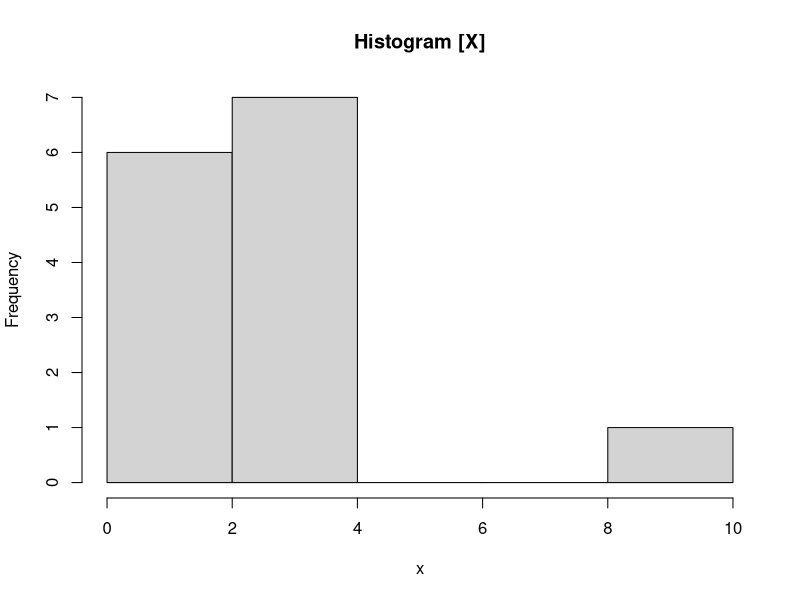
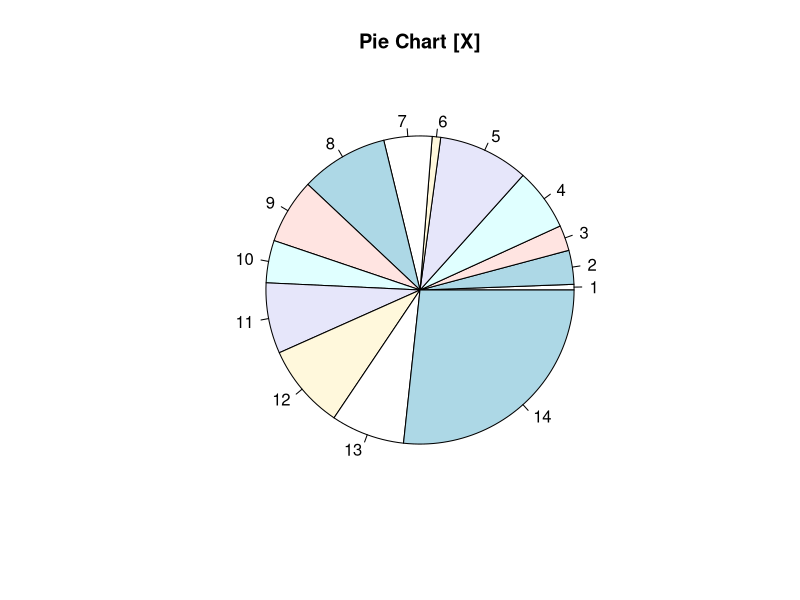
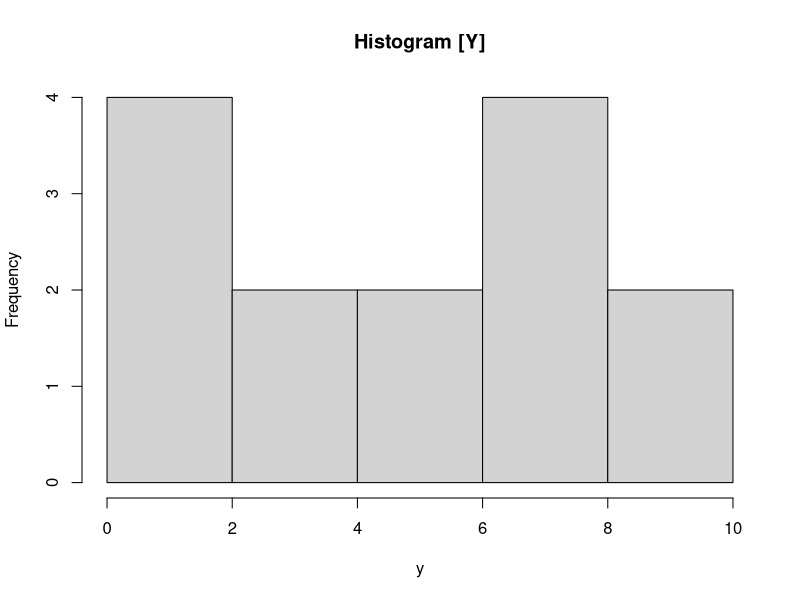
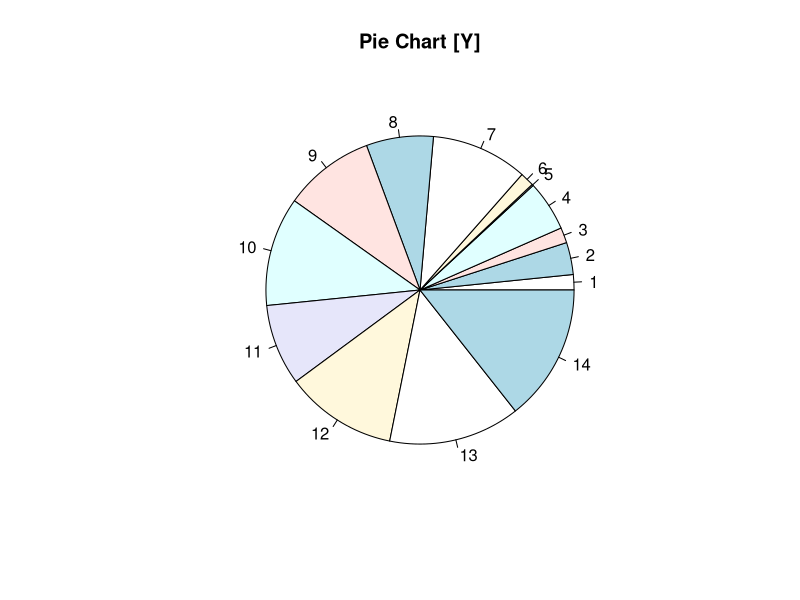
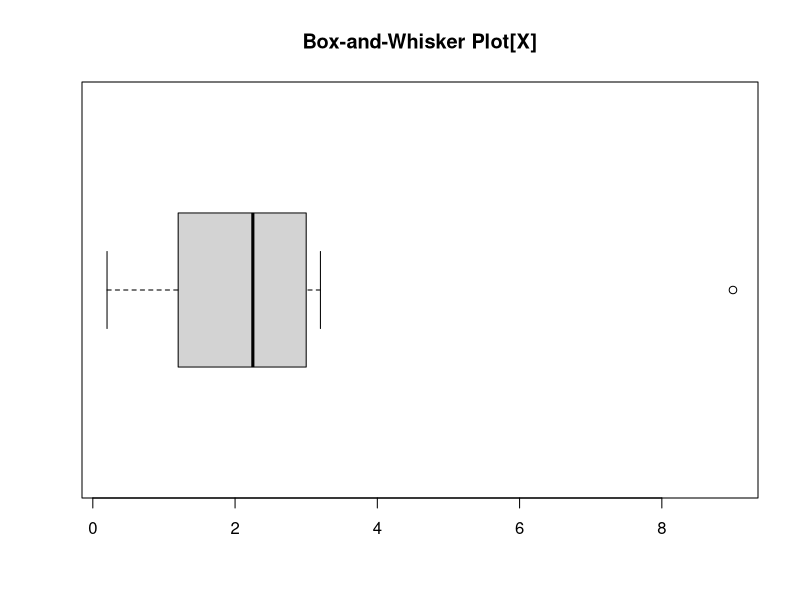
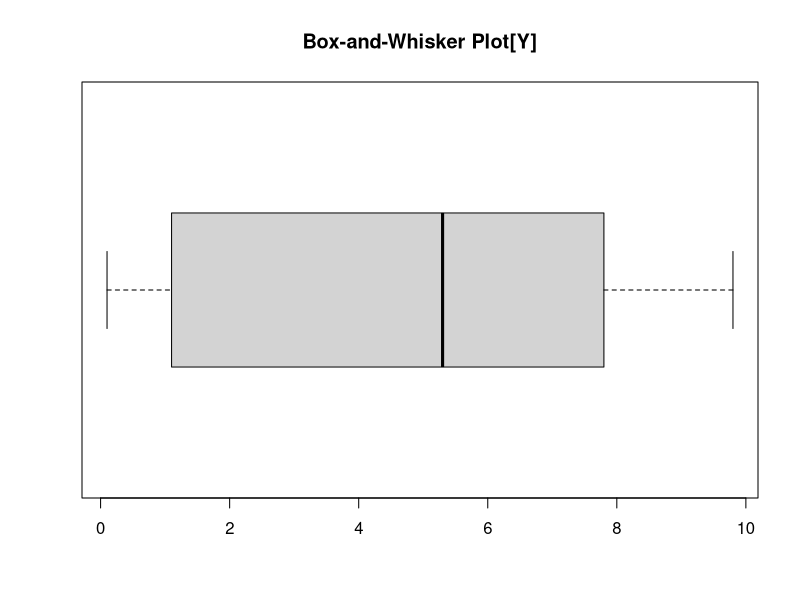
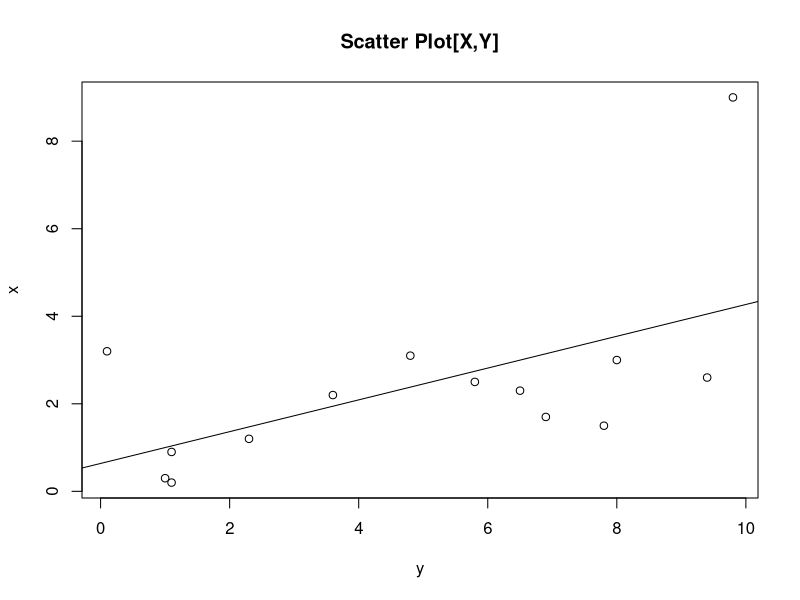
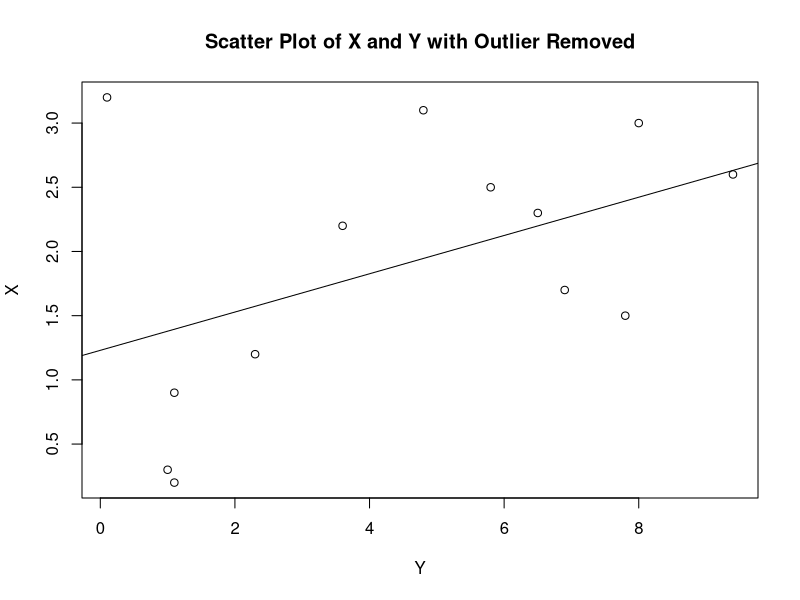

These figures' R source, in order:
## ---- chunk 1
knitr::opts_chunk$set(echo = FALSE)
## ---- chunk 2
x = c(0.2, 1.2, 0.9, 2.2, 3.2, 0.3, 1.7, 3.1, 2.3, 1.5, 2.5, 3.0, 2.6, 9.0)
hist(x, main = "Histogram [X]")
pie(x, main = "Pie Chart [X]")
## ---- chunk 3
y = c(1.1, 2.3, 1.1, 3.6, 0.1, 1.0, 6.9, 4.8, 6.5, 7.8, 5.8, 8.0, 9.4, 9.8)
hist(y, main = "Histogram [Y]")
pie(y, main = "Pie Chart [Y]")
## ---- chunk 4
boxplot(x,main="Box-and-Whisker Plot[X]", horizontal = T)
boxplot(y,main="Box-and-Whisker Plot[Y]", horizontal = T)
## ---- chunk 5
summary(x)
## ---- chunk 6
var(x)
## ---- chunk 7
boxplot(x,plot = F)$out
## ---- chunk 8
summary(y)
## ---- chunk 9
var(y)
## ---- chunk 10
boxplot(y,plot = F)$out
## ---- chunk 11
plot(x~y,main = "Scatter Plot[X,Y]")
fm1 = lm(x~y)
abline(fm1)
## ---- chunk 12
cor(x,y)
## ---- chunk 13
X = c(0.2, 1.2, 0.9, 2.2, 3.2, 0.3, 1.7, 3.1, 2.3, 1.5, 2.5, 3.0, 2.6)
Y = c(1.1, 2.3, 1.1, 3.6, 0.1, 1.0, 6.9, 4.8, 6.5, 7.8, 5.8, 8.0, 9.4)
plot(X~Y,main = "Scatter Plot of X and Y with Outlier Removed")
fm2 = lm(X~Y)
abline(fm2)
newcor = cor(X,Y)
## ---- chunk 14
qqnorm(x,main = "Normal QQ Plot [X]")
qqline(x)
qqnorm(y,main = "Normal QQ Plot [Y]")
qqline(y)
